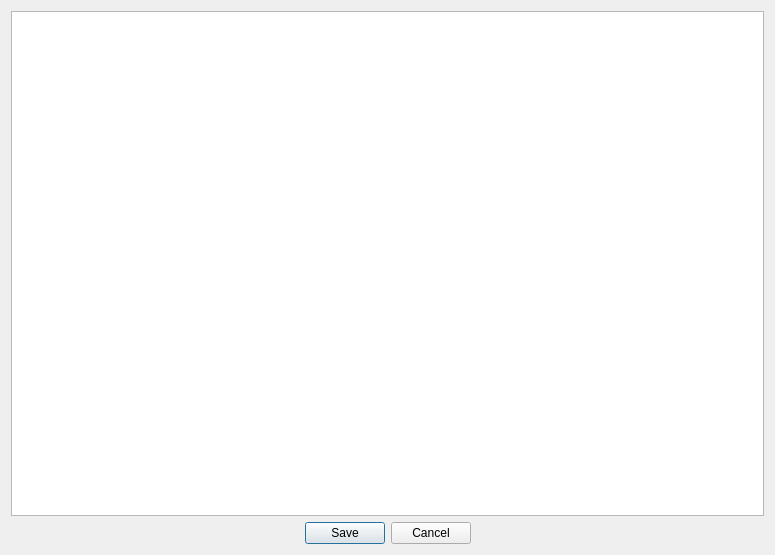
<?xml version="1.0" encoding="UTF-8"?>
<ui version="4.0">
 <class>TextPositionSelector</class>
 <widget class="QWidget" name="TextPositionSelector">
  <property name="geometry">
   <rect>
    <x>0</x>
    <y>0</y>
    <width>775</width>
    <height>555</height>
   </rect>
  </property>
  <property name="windowTitle">
   <string>TextPositionSelector</string>
  </property>
  <layout class="QVBoxLayout" name="verticalLayout">
   <item>
    <widget class="QGraphicsView" name="graphics_view"/>
   </item>
   <item>
    <widget class="QDialogButtonBox" name="button_box">
     <property name="standardButtons">
      <set>QDialogButtonBox::Cancel|QDialogButtonBox::Save</set>
     </property>
     <property name="centerButtons">
      <bool>true</bool>
     </property>
    </widget>
   </item>
  </layout>
 </widget>
 <resources/>
 <connections/>
</ui>
